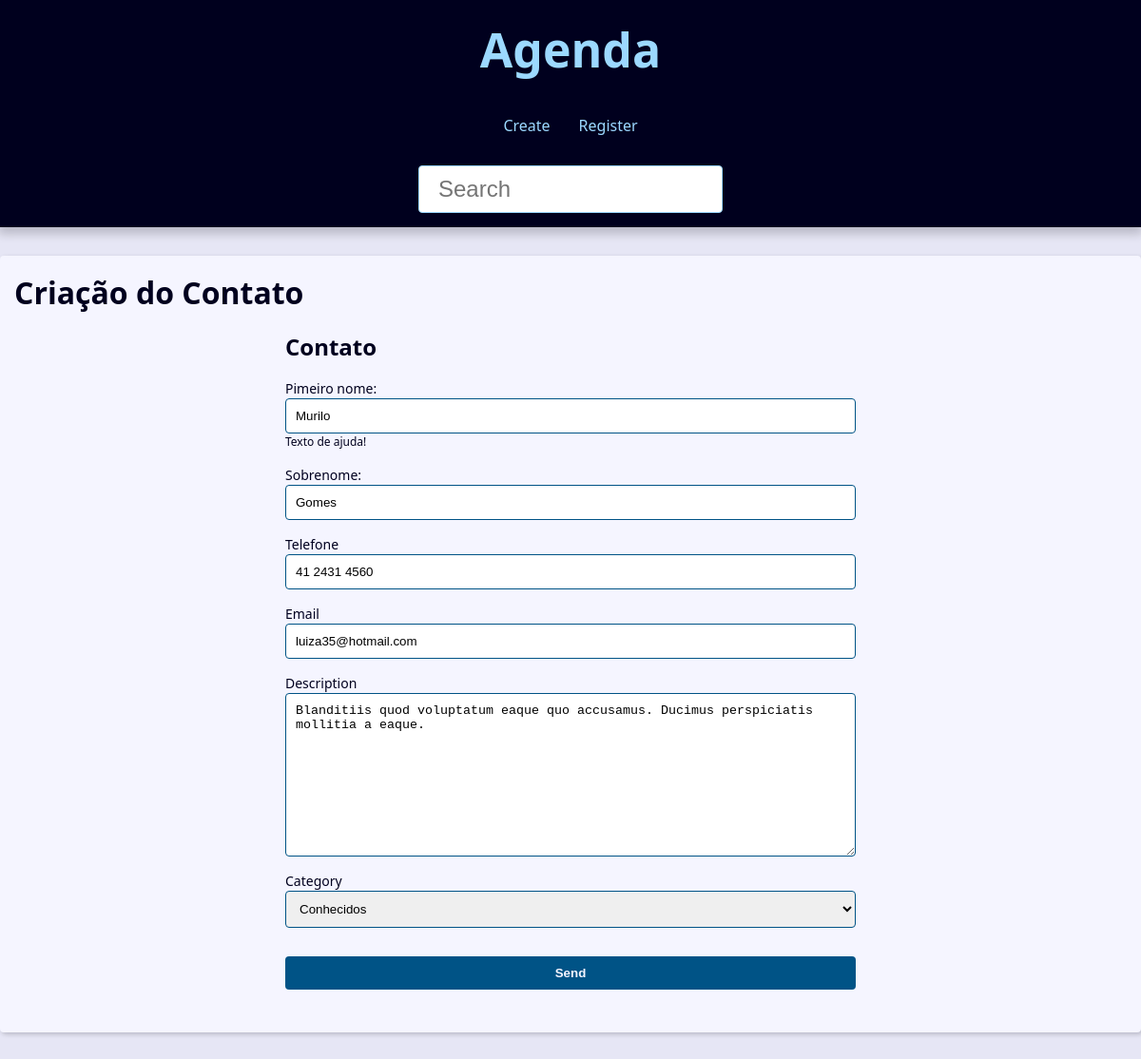
Screenshot of /contato/991/update with the database file from the repository.
### contact/models.py (models this page shows, shortened)
class contact(models.Model):
    first_name = models.CharField(max_length=20)
    last_name = models.CharField(max_length=20)
    phone = models.CharField(max_length=15,verbose_name='Telefone')
    email = models.EmailField(max_length=254, blank=True)
    created_date = models.DateTimeField(default=timezone.now)
    description = models.TextField(blank=True)
    show = models.BooleanField(default=True)
    picture = models.ImageField(blank=True, upload_to='pictures/%Y/%m/')
    category = models.ForeignKey(Category, on_delete=models.SET_NULL,blank=True, null=True)
    owner = models.ForeignKey(User, on_delete=models.SET_NULL,blank=True, null=True)

### contact/views/contact_forms.py (the view, shortened to what this page needs)
# urls.py: path('contato/<int:contact_id>/update', views.update, name='update'), #update
def update(request, contact_id):
    contato = get_object_or_404(contact,pk=contact_id,show=True)
    form_action = reverse('contact:update', args=(contact_id,))
    context = {
        'form' : contactForms(instance=contato),
        'form_action' : form_action,
    }
    return render(request,
                'contact/create.html',
                context,
                )

### contact/forms.py (shortened to what this page needs)
class contactForms(forms.ModelForm):
    first_name = forms.CharField(
        widget=forms.TextInput(
            attrs={
                'placeholder' : 'Digite o seu primeiro nome!'
            }
        ),  label='Pimeiro nome:',
            help_text='Texto de ajuda!',
    )
    last_name = forms.CharField(
        widget=forms.TextInput(
            attrs={
                'placeholder' : 'Digite o seu Sobrenome!',
            }
        ), label='Sobrenome:'
    )
    def __init__(self, *args, **kwargs):
        super().__init__(*args, **kwargs)
    class Meta:
        model = contact
        fields = ('first_name','last_name','phone','email','description','category')

### contact/models.py (called while the page is built)
    def __str__(self) -> str:
        return (f'{self.name}')

### contact/templates/contact/create.html (shortened to what this page needs)
{% extends 'base.html' %}
{% block content %}
<h1>Criação do Contato</h1>
<div class="form-wrapper">
    <h2>Contato</h2>
    <form action="{{form_action}}" method="POST" enctype="multipart/form-data">
            <div class="form-content">
                {% for field in form %}
                <div class="form-group">
                    <label for="{{field_id_for_label}}">{{field.label}}</label>
                    {{field}}
                    {% if field.help_text %}
                        <p class="help-text">{{field.help_text}}</p>
                    {% endif %}
                </div>
                {% endfor %}
            </div>
        <div class="form-content">
            <div class="form-group">
                <button class="btn" type="submit">Send</button>
            </div>
        </div>
    </form>
</div>
{% endblock content %}

### base/static/global/css/style.css (style rules this page uses)
:root { --spacing: 1.5rem; --link-dark-color: rgb(0, 83, 134); --link-light-color: rgb(156, 217, 255); --clr-white: rgb(245, 245, 255); --clr-black: rgb(0, 0, 30); --clr-light-gray: rgb(230, 230, 245); --clr-dark-shadow-5: rgba(0, 0, 10, 5%); --clr-dark-shadow-10: rgba(0, 0, 10, 10%); --clr-dark-shadow-20: rgba(0, 0, 10, 20%); --clr-light-shadow-5: rgba(200, 200, 255, 5%); --clr-light-shadow-10: rgba(200, 200, 255, 10%); --clr-light-shadow-20: rgba(200, 200, 255, 20%); --main-page-width: 120rem; --table-min-width: 60rem; --biggest-font-size: 5rem; --bigger-font-size: 4rem; --big-font-size: 3.2rem; --medium-font-size: 2.4rem; --small-font-size: 1.6rem; --smaller-font-size: 1.4rem; --smallest-font-size: 1.2rem; --transition-fast: 300ms; --transition-medium: 600ms; --transition-slow: 1s; --default-border-radius: 4px; }
*, *::before, *::after { margin: 0; padding: 0; box-sizing: border-box; }
html { font-size: 62.5%; }
body { font-family: system-ui, -apple-system, BlinkMacSystemFont, 'Segoe UI', Roboto, Oxygen, Ubuntu, Cantarell, 'Open Sans', 'Helvetica Neue', sans-serif; line-height: 1.5; font-size: var(--small-font-size); color: var(--clr-black); -webkit-font-smoothing: antialiased; background: var(--clr-light-gray); }
.form-wrapper { max-width: 60rem; margin: var(--spacing) auto; }
.form-content { margin: var(--spacing) 0; }
.form-group { display: flex; flex-direction: column; padding-bottom: var(--spacing); }
.form-group p { margin: 1em 0; }
.form-group .help-text, .form-group .help-text ~ ul { margin: 0; font-size: var(--smallest-font-size); list-style: none; }
.form-group input, .form-group textarea, .form-group select { padding: 1rem; border-radius: var(--default-border-radius); border: 1px solid var(--link-dark-color); }
.form-group label { font-size: var(--smaller-font-size); }
.btn { background-color: var(--link-dark-color); color: var(--clr-white); font-weight: bold; border: none; padding: 1rem 3rem; border-radius: var(--default-border-radius); cursor: pointer; transition: filter var(--transition-fast) ease-in-out; }

### rows the page displays
contact: form "Murilo" "Gomes" "41 2431 4560" "luiza35@hotmail.com" "Blanditiis quod voluptatum eaque quo accusamus. Ducimus perspiciatis mollitia a eaque." "Conhecidos"

### other values shown
{{ field.label }} "Pimeiro nome:" "Sobrenome:" "Telefone" "Email" "Description" "Category"
{{ field.help_text }} "Texto de ajuda!"
